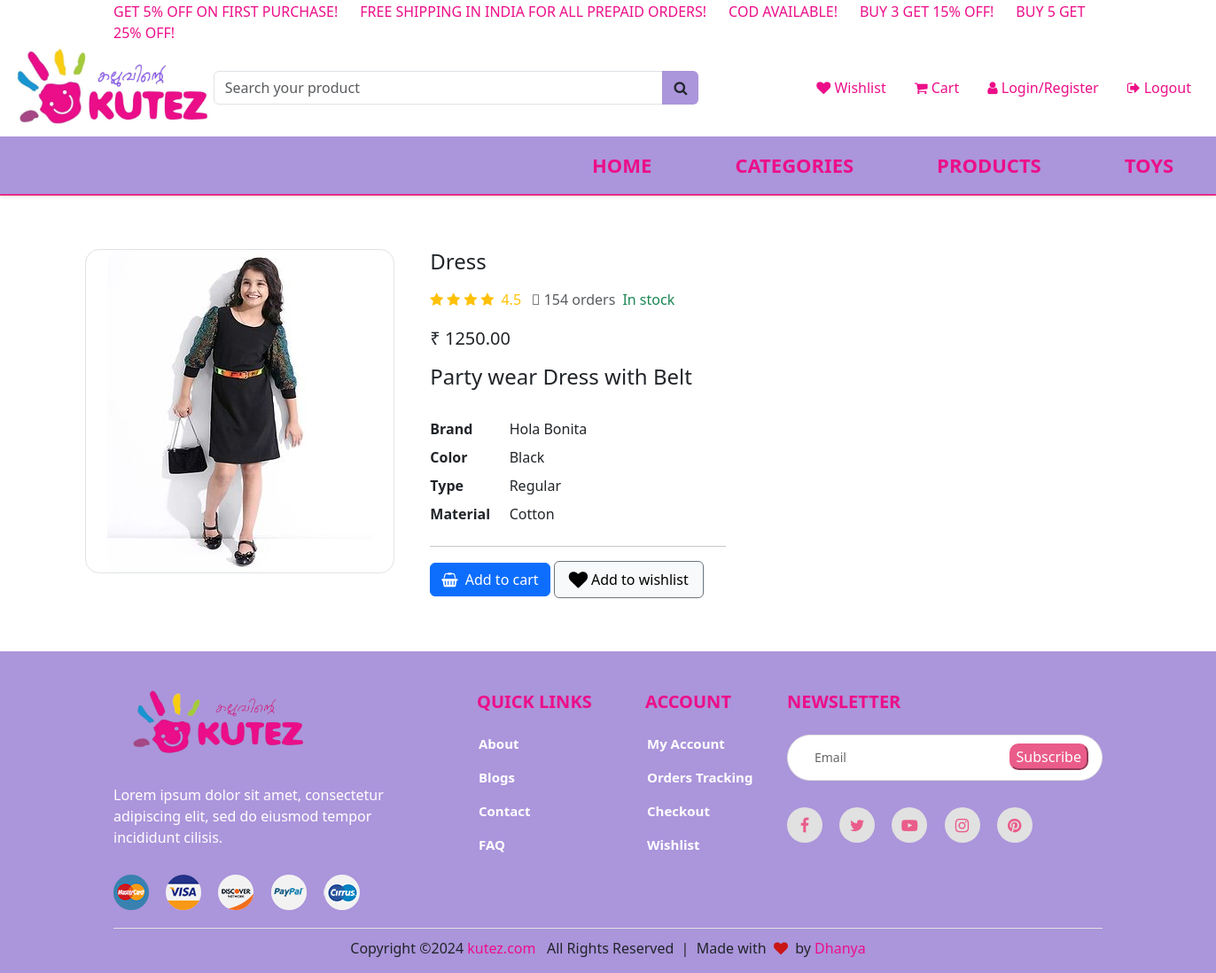
Screenshot of /product/2/dress/ with the database file from the repository.
### shop/models.py (models this page shows, shortened)
class Product(models.Model):
    name = models.CharField(max_length=250, unique=True, default=1)
    slug = models.SlugField()
    color = models.CharField(max_length=250, default="Black")
    description = models.TextField(blank=True)
    price = models.DecimalField(max_digits=10, decimal_places=2, default=1)
    category = models.ForeignKey(Category, on_delete=models.CASCADE, default=1)
    brand = models.CharField(max_length=250, default="Babyhug")
    image = models.ImageField(upload_to='products', blank=True)
    stock = models.IntegerField()
    available = models.BooleanField(default=True)
    created = models.DateTimeField(auto_now_add = True)
    updated = models.DateTimeField(auto_now = True)
    class Meta:
        ordering = ('name',)
        verbose_name = 'product'
        verbose_name_plural = 'products'

### shop/views.py (the view)
# urls.py: path('product/<int:id>/<slug:slug>/',product_detail, name='product_detail'),
def product_detail(request, id, slug):
    product = get_object_or_404(Product, id=id, slug=slug, available=True)
    wishlist = Wishlist.objects.filter(product=product)
    context = {'product': product, 'wishlist': wishlist}
    return render(request, 'product-detail.html', context)

### templates/product-detail.html (shortened to what this page needs)
{% extends 'base.html' %}
{% block content %}
{% load static %}
<div class="container-fluid">
    <div class="row">
        <div class="col-md-8 order-md-2 col-lg-8">
            <div class="container-fluid">
                <div class="row product_data" style="margin: 60px;">
                    <aside class="col-lg-6">
                        <div class="border rounded-4 mb-3 d-flex justify-content-center">
                            <a data-fslightbox="mygalley" class="rounded-4" target="_blank" data-type="image" href="#">
                                <img style="max-width: 100%; max-height: 100vh; margin: auto;" class="rounded-4 fit"
                                    src="{% if product.image %}{{product.image.url}}{% else %}{% static 'images/default_img.png' %}{% endif %}">
                            </a>
                        </div>
                    </aside>
                    <main class="col-lg-6">
                        <div class="ps-lg-3">
                            <h4 class="title text-dark">
                                {{ product.name }}
                            </h4>
                            <div class="d-flex flex-row my-3">
                                <div class="text-warning mb-1 me-2">
                                    <i class="fa fa-star"></i>
                                    <i class="fa fa-star"></i>
                                    <i class="fa fa-star"></i>
                                    <i class="fa fa-star"></i>
                                    <span class="ms-1">
                                        4.5
                                    </span>
                                </div>
                                <span class="text-muted"><i class="fas fa-shopping-basket fa-sm mx-1"></i>154
                                    orders</span>
                                <span class="text-success ms-2">In stock</span>
                            </div>
                            <div class="mb-3">
                                <span class="h5">₹ {{ product.price }}</span>
                            </div>
                            <h4 class="title text-dark">
                                {{ product.description }}
                            </h4>
                            <br>
                            <div class="row">
                                <dt class="col-3">Brand</dt>
                                <dd class="col-9">{{ product.brand }}</dd>
                                <dt class="col-3">Color</dt>
                                <dd class="col-9">{{ product.color }}</dd>
                                <dt class="col-3">Type</dt>
                                <dd class="col-9">Regular</dd>
                                <dt class="col-3">Material</dt>
                                <dd class="col-9">Cotton</dd>
                            </div>
                            <hr />
                            <a href="{% url 'add_to_cart' id=product.id slug=product.slug %}" class="btn btn-primary shadow-0"> <i class="me-1 fa fa-shopping-basket"></i> Add
                                to cart
                            </a>
                            <button class="btn btn-light addToWishlist border border-secondary py-2 icon-hover px-3">
                                {% if wishlist %}
                                    <i class="me-1 fa fa-heart fa-lg" style='color: red'></i>
                                    {% else %}
                                    <i class="me-1 fa fa-heart fa-lg"></i>Add to wishlist
                                {% endif %}
                            </button>
                        </div>
                    </main>
                </div>
            </div>
        </div>
    </div>
</div>
{% endblock %}

### rows the page displays
Product: image (picture), name "Dress", price "1250.00", description "Party wear Dress with Belt", brand "Hola Bonita", color "Black"
